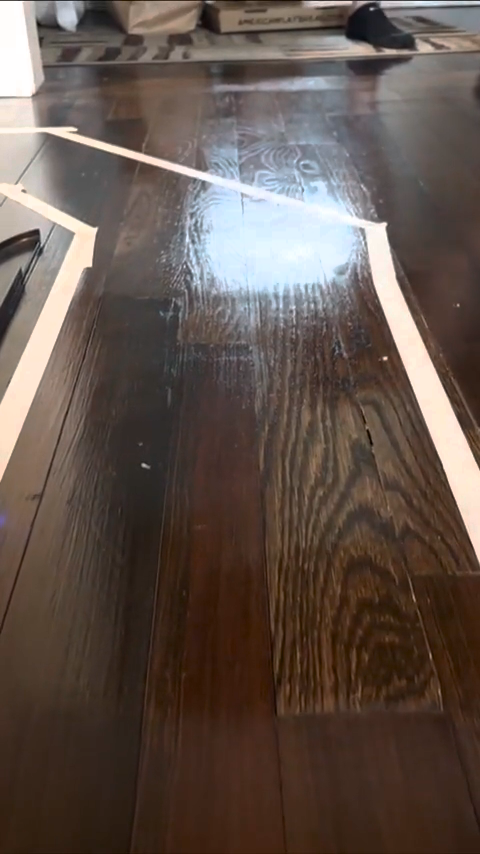
#> input picture frame 38 of vision_sys/IMG_5676.mp4, 480 x 854 px, given in place of webcam_lane.mp4, which was not available
$ python LaneDetectionModule.py
#> lines starting #> are read from the running program, lines starting #| are printed output that depends on the picture; after the words box and inside, x2 and y2 are one past the last pixel; in counts of white or black regions, pixels touching at a corner belong together; pictures that were not available may be replaced by others from this repository, and a replacement may not be noted
### vision_sys/utils.py
import cv2
import numpy as np


def thresholding(img):
    imgHsv=cv2.cvtColor(img,cv2.COLOR_BGR2HSV)

    #use the color picker script to find the rgb values for the two below
    # lowerWhite = np.array([50, 7, 132])
    # upperWhite = np.array([107, 28, 255])
    lowerWhite = np.array([52, 0, 48])
    upperWhite = np.array([116, 64, 255])
    maskWhite= cv2.inRange(imgHsv, lowerWhite,upperWhite)

    return maskWhite


def warpImg(img,points,w,h, inv=False):
    #if statement for debugging
    if points is None or len(points) != 4:
        print("Error: warpImg requires exactly 4 points. Got:", points)
        return img  # Return original image instead of crashing


    pts1= np.float32(points)
    pts2= np.float32([[0,0], [w,0], [0,h], [w,h]]) #used for transformation matrix to determine curvature

    if inv:
        matrix= cv2.getPerspectiveTransform(pts2,pts1)
    else:
        matrix= cv2.getPerspectiveTransform(pts1,pts2)

    imgWarp=cv2.warpPerspective(img, matrix, (w,h))

    return imgWarp

def nothing(a):
    pass

def initializeTrackbars(intialTracbarVals,wT=480, hT=240):
    cv2.namedWindow("Trackbars")
    cv2.resizeWindow("Trackbars", 360, 240)
    cv2.createTrackbar("Width Top", "Trackbars", intialTracbarVals[0],wT//2, nothing)
    cv2.createTrackbar("Height Top", "Trackbars", intialTracbarVals[1], hT, nothing)
    cv2.createTrackbar("Width Bottom", "Trackbars", intialTracbarVals[2],wT//2, nothing)
    cv2.createTrackbar("Height Bottom", "Trackbars", intialTracbarVals[3], hT, nothing)

#using for finding the overall borders of the track
def valTrackbars(wT=400, hT=300):
    widthTop = cv2.getTrackbarPos("Width Top", "Trackbars")
    heightTop = cv2.getTrackbarPos("Height Top", "Trackbars")
    widthBottom = cv2.getTrackbarPos("Width Bottom", "Trackbars")
    heightBottom = cv2.getTrackbarPos("Height Bottom", "Trackbars")
    points = np.float32([(widthTop, heightTop), (wT-widthTop, heightTop),
                      (widthBottom , heightBottom ), (wT-widthBottom, heightBottom)])

    return points

##adds dots to the image to make a 'boundary"
def drawPoints(img,points):
    for x in range(4):
        cv2.circle(img,(int(points[x][0]),int(points[x][1])),15,(0,255,0), cv2.FILLED) #video, points 1, point 2,size, rgb color, thickness
    return img

def getHistogram(img,minPer=0.1,display=False,region=1):

    #help define which region of the image we are looking at
    if region == 1:
        histVal=np.sum(img,axis=0)
    else:
        histVal=np.sum(img[img.shape[0]//region:,:],axis=0)

    histVal=np.sum(img,axis=0)
    #print(histVal)
    maxVal=np.max(histVal)
    minVal=minPer*maxVal

    #list of array that's greater than min val to filter noise
    indexArray=np.where(histVal>=minVal)
    basePoint=int(np.average(indexArray))
    #print(basePoint)

    ##this is to help with determining the center of the overhead view of the lane using histogram
    if display:
        imgHist=np.zeros((img.shape[0], img.shape[1],3), np.uint8)
        for x,intensity in enumerate(histVal):
            cv2.line(imgHist,(x,img.shape[0]),(x,img.shape[0]-intensity//255//region),(255,0,255),1)
            cv2.circle(imgHist,(basePoint,img.shape[0]),20,(0.255,255),cv2.FILLED)

        return basePoint, imgHist
    return basePoint


def stackImages(scale,imgArray):
    rows = len(imgArray)
    cols = len(imgArray[0])
    rowsAvailable = isinstance(imgArray[0], list)
    width = imgArray[0][0].shape[1]
    height = imgArray[0][0].shape[0]
    if rowsAvailable:
        for x in range ( 0, rows):
            for y in range(0, cols):
                if imgArray[x][y].shape[:2] == imgArray[0][0].shape [:2]:
                    imgArray[x][y] = cv2.resize(imgArray[x][y], (0, 0), None, scale, scale)
                else:
                    imgArray[x][y] = cv2.resize(imgArray[x][y], (imgArray[0][0].shape[1], imgArray[0][0].shape[0]), None, scale, scale)
                if len(imgArray[x][y].shape) == 2: imgArray[x][y]= cv2.cvtColor( imgArray[x][y], cv2.COLOR_GRAY2BGR)
        imageBlank = np.zeros((height, width, 3), np.uint8)
        hor = [imageBlank]*rows
        hor_con = [imageBlank]*rows
        for x in range(0, rows):
            hor[x] = np.hstack(imgArray[x])
        ver = np.vstack(hor)
    else:
        for x in range(0, rows):
            if imgArray[x].shape[:2] == imgArray[0].shape[:2]:
                imgArray[x] = cv2.resize(imgArray[x], (0, 0), None, scale, scale)
            else:
                imgArray[x] = cv2.resize(imgArray[x], (imgArray[0].shape[1], imgArray[0].shape[0]), None,scale, scale)
            if len(imgArray[x].shape) == 2: imgArray[x] = cv2.cvtColor(imgArray[x], cv2.COLOR_GRAY2BGR)
        hor= np.hstack(imgArray)
        ver = hor
    return ver

### vision_sys/LaneDetectionModule.py
"""
@file LaneDetectionModule.py
@brief Lane detection module for autonomous robot navigation.
@details Performs image processing to detect lane curves using thresholding,
         perspective warping, and histogram analysis. Provides smoothed curve
         values through moving average filtering.
"""

import cv2
import numpy as np
import utils

# ============================================================================
# Global Configuration Variables
# ============================================================================

DEBUG_VIDEO_FILE = '../resources/vids/webcam_lane.mp4'

## List to store raw curve values for smoothing via moving average
curve_list = []

## Number of frames to average for curve smoothing
AVERAGE_WINDOW_SIZE = 10

# ============================================================================
# Function Definitions
# ============================================================================

def initCompVision():
    # Initialize trackbars for perspective warping calibration
    initialTrackBarVals = [81, 254, 44, 300]
    # initialTrackBarVals = [102, 80, 20, 214]
    utils.initializeTrackbars(initialTrackBarVals, 400, 300)

def getLaneCurve(img, display=2):
    """
    @brief Detect lane curve from camera image.
    @details Performs image thresholding, perspective warping, and histogram
             analysis to determine the lateral offset of the lane. Applies
             moving average smoothing for stable steering values.

    @param img (numpy.ndarray) - Input image from camera (BGR format)
    @param display (int) - Display mode:
                          0 = no display
                          1 = display result only
                          2 = display complete pipeline (default)

    @return int - Smoothed curve value in pixels
                 Negative = curve left, Positive = curve right
    """
    imgCopy = img.copy()
    imgResult = img.copy()

    # Step 1: Threshold the image to isolate lane markings
    imgThres = utils.thresholding(img)

    # Step 2: Apply perspective warping for bird's-eye view
    hT, wT, c = img.shape
    points = utils.valTrackbars()
    imgWarp = utils.warpImg(imgThres, points, wT, hT)
    imgWarpPoints = utils.drawPoints(imgCopy, points)

    # Step 3: Find lane center using histogram analysis
    # midPoint analyzes bottom quarter of image for immediate lane position
    midPoint, imgHist = utils.getHistogram(imgWarp, display=True, minPer=0.5, region=4)
    # curveAvgPoint analyzes full bottom of image for broader lane trend
    curveAvgPoint, imgHist = utils.getHistogram(imgWarp, display=True, minPer=0.9)
    curveRaw = curveAvgPoint - midPoint

    # Step 4: Apply moving average to smooth steering transitions
    curve_list.append(curveRaw)
    if len(curve_list) > AVERAGE_WINDOW_SIZE:
        curve_list.pop(0)
    curve = int(sum(curve_list) / len(curve_list))

    # Step 5: Visualize lane detection results
    if display != 0:
        imgInvWarp = utils.warpImg(imgWarp, points, wT, hT, inv=True)
        imgInvWarp = cv2.cvtColor(imgInvWarp, cv2.COLOR_GRAY2BGR)
        imgInvWarp[0:hT//3, 0:wT] = 0, 0, 0
        imgLaneColor = np.zeros_like(img)
        imgLaneColor[:] = 0, 255, 0
        imgLaneColor = cv2.bitwise_and(imgInvWarp, imgLaneColor)
        imgResult = cv2.addWeighted(imgResult, 1, imgLaneColor, 1, 0)
        midY = 450

        # Display curve value
        cv2.putText(imgResult, str(curve), (wT//2 - 80, 85), cv2.FONT_HERSHEY_COMPLEX, 2, (255, 0, 255), 3)

        # Draw lane center line
        cv2.line(imgResult, (wT//2, midY), (wT//2 + (curve * 3), midY), (255, 0, 255), 5)
        cv2.line(imgResult, ((wT // 2 + (curve * 3)), midY - 25), (wT // 2 + (curve * 3), midY + 25), (0, 255, 0), 5)

        # Draw lane width indicators
        for x in range(-30, 30):
            w = wT // 20
            cv2.line(imgResult, (w * x + int(curve // 50), midY - 10),
                     (w * x + int(curve // 50), midY + 10), (0, 0, 255), 2)

    # Display results based on display mode
    if display == 2:
        imgStacked = utils.stackImages(0.7, ([img, imgWarpPoints, imgWarp],
                                             [imgHist, imgLaneColor, imgResult]))
        cv2.imshow('ImageStack', imgStacked)
    elif display == 1:
        cv2.imshow('Result', imgResult)

    return curve

# ============================================================================
# Main Test Program
# ============================================================================

if __name__ == '__main__':
    # Open video file or camera
    # Note: Replace "test.jpeg" with 0 for live camera feed
    initCompVision()
    cap = cv2.VideoCapture(DEBUG_VIDEO_FILE)

    frame_counter = 0

    # Verify video/camera is available
    if not cap.isOpened():
        raise IOError("Can't open video capture")

    # Main processing loop
    while True:
        frame_counter += 1

        # Reset video to beginning if at end
        if cap.get(cv2.CAP_PROP_FRAME_COUNT) == frame_counter:
            cap.set(cv2.CAP_PROP_POS_FRAMES, 0)
            frame_counter = 0

        # Read frame from video/camera
        ret, img = cap.read()
#> img is the input picture: shape (854, 480, 3); mean B, G, R 76.2, 83.9, 97.8

        if not ret:
            print("End of video or failed to read frame")
            break

        # Resize for faster processing
        # img = cv2.resize(img, dsize=(0, 0), fx=0.75, fy=0.5)
        img = cv2.resize(img, dsize=(400, 300))
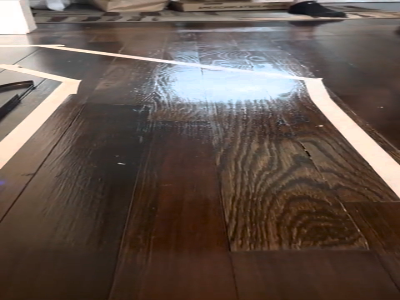
#> img: shape (300, 400, 3); mean B, G, R 76.2, 83.9, 97.8

        # Detect lane curve
        curve = getLaneCurve(img, display=2)
#> in thresholding, `imgHsv=cv2.cvtColor(img,cv2.COLOR_BGR2HSV)`: imgHsv: shape (300, 400, 3); mean H, S, V 28.2, 85.8, 100.1
#> in thresholding, `maskWhite= cv2.inRange(imgHsv, lowerWhite,upperWhite)`:
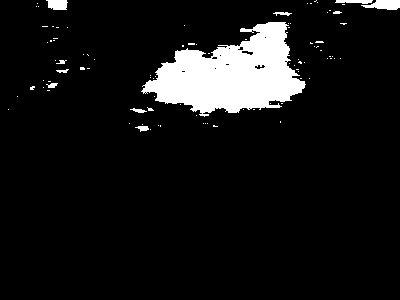
#> maskWhite: shape (300, 400); 8.2% white; 94 white regions (83 under 20 px), largest, box (x1, y1, x2, y2) and area: (141, 22, 306, 117) 8768, (361, 0, 400, 10) 270, (46, 0, 68, 10) 183
#> in warpImg, `imgWarp=cv2.warpPerspective(img, matrix, (w,h))`: imgWarp: shape (300, 400); every value is 0
#> in getHistogram, `histVal=np.sum(img[img.shape[0]//region:,:],axis=0)`: histVal = 400 values from 0 to 0
#> in getHistogram, `maxVal=np.max(histVal)`: maxVal = 0
#> in getHistogram, `basePoint=int(np.average(indexArray))`: basePoint = 199
#> after the loop in getHistogram, `for x,intensity in enumerate(histVal):`:
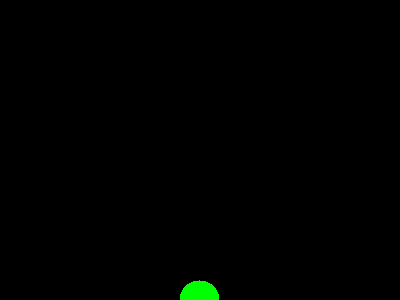
#> imgHist: shape (300, 400, 3); mean of channels 0, 1, 2 0, 1.3, 0; drawn as B, G, R
#> in getLaneCurve, `curveRaw = curveAvgPoint - midPoint`: curveRaw = 0
#> in getLaneCurve, `imgInvWarp = cv2.cvtColor(imgInvWarp, cv2.COLOR_GRAY2BGR)`: imgInvWarp: shape (300, 400, 3); every value is 0
#> in getLaneCurve, `cv2.putText(imgResult, str(curve), (wT//2 - 80, 85), cv2.FONT_HERSHEY_..`:
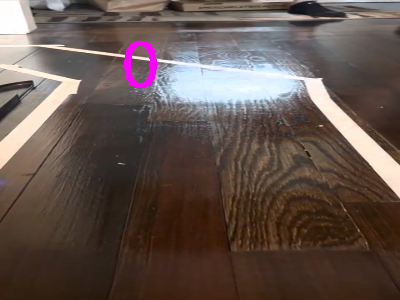
#> imgResult: shape (300, 400, 3); 0.59% of pixels changed, all inside (x1, y1, x2, y2) = (124, 41, 157, 88)
#> after the loop in stackImages, `for x in range(0, rows):`: hor = 2 items
#> in stackImages, `ver = np.vstack(hor)`:
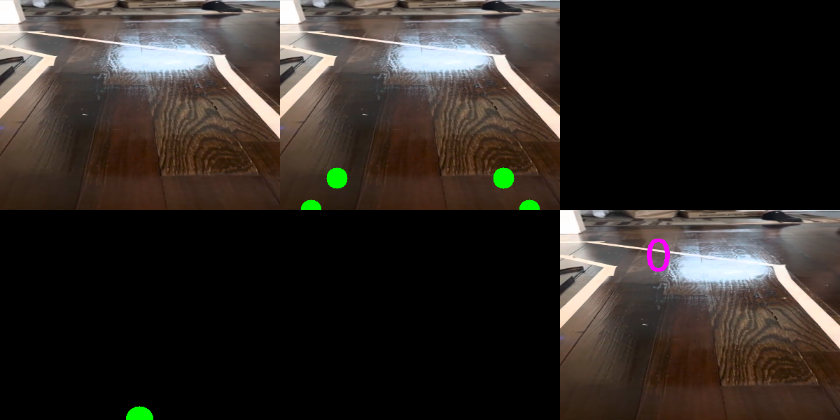
#> ver: shape (420, 840, 3); mean of channels 0, 1, 2 38.1, 42.6, 48.8; drawn as B, G, R
#> curve = 0
        print(curve)
#| 0

        # Exit on ESC key
        key = cv2.waitKey(10)
#> (key Esc is pressed here)
        if key == 27:
            break

    # Cleanup
    cap.release()
    cv2.destroyAllWindows()

$ run again, starting later in the video
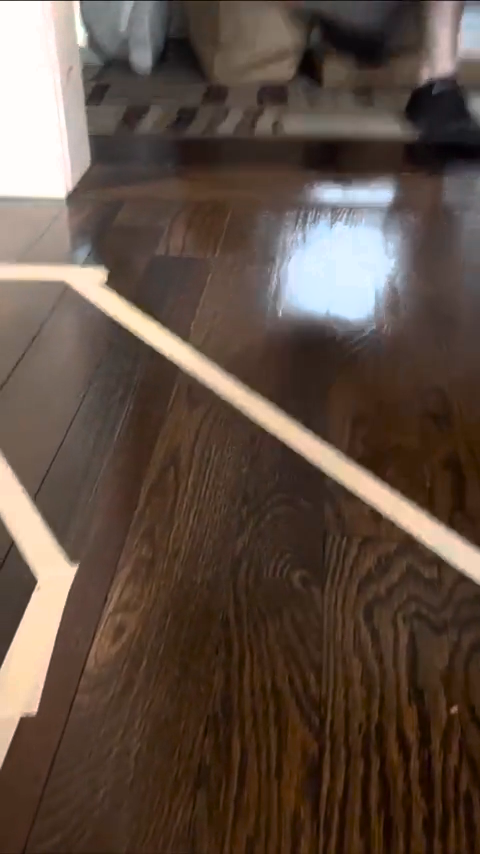
#> input picture frame 174 of vision_sys/IMG_5676.mp4, 480 x 854 px, given in place of webcam_lane.mp4, which was not available
#> img is the input picture: shape (854, 480, 3); mean B, G, R 67.6, 78.5, 95.2
#> imgHsv: shape (300, 400, 3); mean H, S, V 23.6, 102.4, 96.6
#> in thresholding, `maskWhite= cv2.inRange(imgHsv, lowerWhite,upperWhite)`:
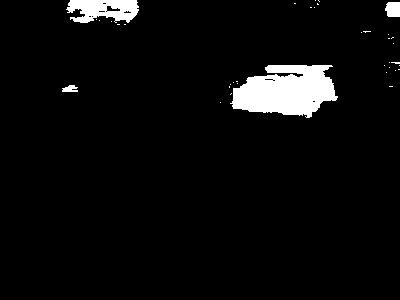
#> maskWhite: shape (300, 400); 4.6% white; 37 white regions (33 under 20 px), largest, box (x1, y1, x2, y2) and area: (230, 65, 338, 118) 3968, (66, 0, 139, 23) 1212, (385, 2, 400, 17) 202, (62, 85, 78, 92) 82
#> imgWarp: shape (300, 400); every value is 0
#> histVal = 400 values from 0 to 0
#> maxVal = 0
#> basePoint = 199
#> curveRaw = 0
#> imgInvWarp: shape (300, 400, 3); every value is 0
#> imgResult: shape (300, 400, 3); mean B, G, R 68.8, 78.1, 96.2
#> after the loop in stackImages, `for x in range(0, rows):`: hor = 2 items
#> in stackImages, `ver = np.vstack(hor)`:
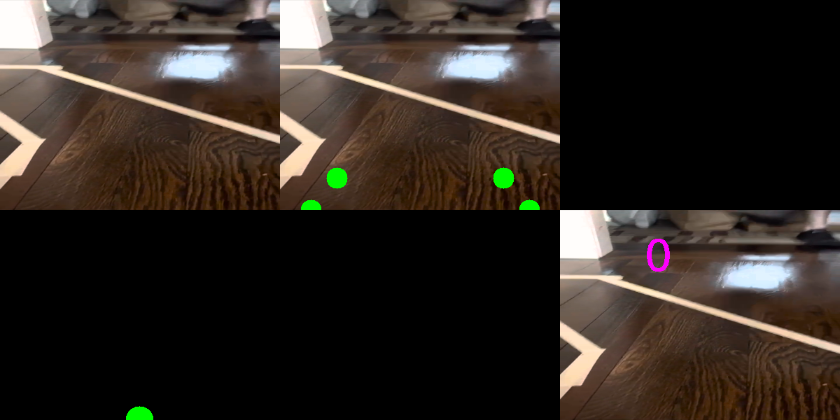
#> ver: shape (420, 840, 3); mean of channels 0, 1, 2 33.9, 40, 47.5; drawn as B, G, R
#> `curve = getLaneCurve(img, display=2)`: curve = 0
#| 0

$ run again, starting later in the video
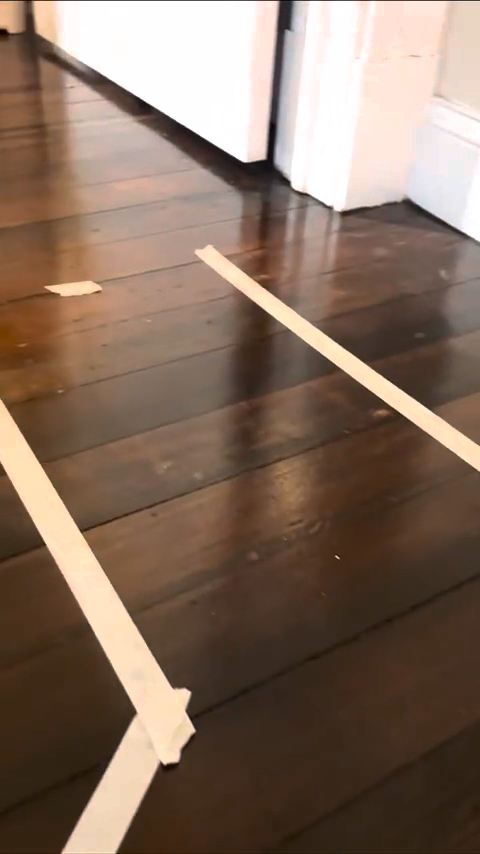
#> input picture frame 309 of vision_sys/IMG_5676.mp4, 480 x 854 px, given in place of webcam_lane.mp4, which was not available
#> img is the input picture: shape (854, 480, 3); mean B, G, R 94.5, 109.9, 132
#> imgHsv: shape (300, 400, 3); mean H, S, V 20.7, 95.4, 132.1
#> in thresholding, `maskWhite= cv2.inRange(imgHsv, lowerWhite,upperWhite)`:
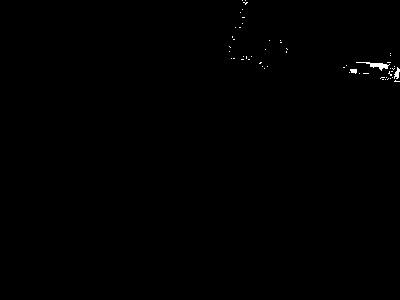
#> maskWhite: shape (300, 400); 0.23% white; 54 white regions (51 under 20 px), largest, box (x1, y1, x2, y2) and area: (356, 62, 390, 71) 106, (394, 67, 400, 79) 41, (350, 69, 357, 74) 27
#> imgWarp: shape (300, 400); every value is 0
#> histVal = 400 values from 0 to 0
#> maxVal = 0
#> basePoint = 199
#> curveRaw = 0
#> imgInvWarp: shape (300, 400, 3); every value is 0
#> imgResult: shape (300, 400, 3); mean B, G, R 95.3, 109.1, 132.6
#> after the loop in stackImages, `for x in range(0, rows):`: hor = 2 items
#> in stackImages, `ver = np.vstack(hor)`:
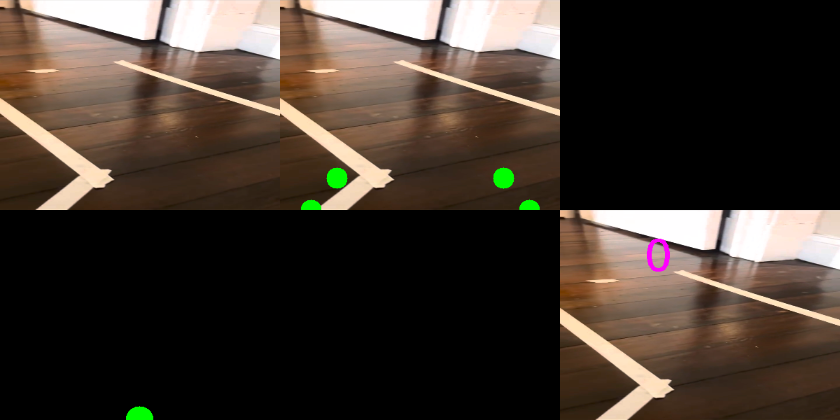
#> ver: shape (420, 840, 3); mean of channels 0, 1, 2 47.3, 55.6, 65.9; drawn as B, G, R
#> `curve = getLaneCurve(img, display=2)`: curve = 0
#| 0
